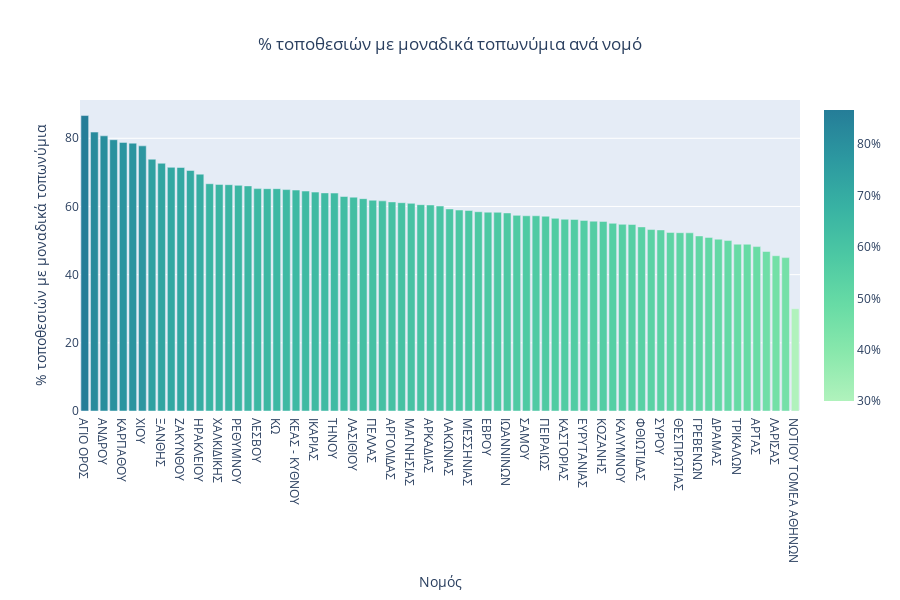

The code cell stored with this chart in its notebook:
### Code cell
# Plotly version
fig = px.bar(prop_unique_nomos,
 x = prop_unique_nomos.index,
 y = 'prop_nomos',
 color = 'prop_nomos',
 color_continuous_scale = 'Tealgrn',
 height=600,
 title='% τοποθεσιών με μοναδικά τοπωνύμια ανά νομό',)

# Change label names to Greek
fig.update_xaxes(title_text = 'Νομός'   )
fig.update_yaxes(title_text = '% τοποθεσιών με μοναδικά τοπωνύμια')

# Center title
fig.update_layout(title_x = 0.5)

# Change colorbar label
fig.update_layout(coloraxis_colorbar=dict(
    title = '',
    ticksuffix = '%'))

# Add a text watermark
fig.add_annotation(
    text = 'Πηγή: HellasDB - Jaime García Chaparro',
    xref = 'paper',
    yref = 'paper',
    x = 1.0,
    y = -0.7,
    showarrow = False,
    font = dict(size = 10))    

fig.show()

### Figure 1 — Plotly figure (JSON) as saved in the notebook; plotly's stock layout.template omitted (floating-point values rounded to 4 significant figures)
{"data": [{"alignmentgroup": "True", "hovertemplate": "nomos=%{x}<br>prop_nomos=%{marker.color}<extra></extra>", "legendgroup": "", "marker": {"color": [86.67, 81.82, 80.72, 79.58, 78.79, 78.57, 77.78, 73.86, 72.67, 71.48, 71.43, 70.56, 69.48, 66.67, 66.47, 66.39, 66.2, 66.04, 65.24, 65.22, 65.22, 64.95, 64.81, 64.52, 64.21, 63.98, 63.93, 62.92, 62.73, 62.3, 61.83, 61.64, 61.34, 61.11, 60.91, 60.53, 60.44, 60.12, 59.27, 58.95, 58.81, 58.46, 58.33, 58.29, 58.1, 57.39, 57.27, 57.27, 57.14, 56.52, 56.25, 56.19, 55.91, 55.69, 55.61, 55.06, 54.76, 54.71, 54.01, 53.23, 53.12, 52.38, 52.3, 52.27, 51.35, 50.93, 50.41, 50, 48.94, 48.92, 48.23, 46.79, 45.55, 45, 30], "coloraxis": "coloraxis", "pattern": {"shape": ""}}, "name": "", "offsetgroup": "", "orientation": "v", "showlegend": false, "textposition": "auto", "type": "bar", "x": ["ΑΓΙΟ ΟΡΟΣ", "ΚΕΝΤΡΙΚΟΥ ΤΟΜΕΑ ΑΘΗΝΩΝ", "ΑΝΔΡΟΥ", "ΚΕΦΑΛΛΗΝΙΑΣ", "ΚΑΡΠΑΘΟΥ", "ΜΥΚΟΝΟΥ", "ΧΙΟΥ", "ΡΟΔΟΥ", "ΞΑΝΘΗΣ", "ΚΕΡΚΥΡΑΣ", "ΖΑΚΥΝΘΟΥ", "ΡΟΔΟΠΗΣ", "ΗΡΑΚΛΕΙΟΥ", "ΔΥΤΙΚΟΥ ΤΟΜΕΑ ΑΘΗΝΩΝ", "ΧΑΛΚΙΔΙΚΗΣ", "ΧΑΝΙΩΝ", "ΡΕΘΥΜΝΟΥ", "ΛΗΜΝΟΥ", "ΛΕΣΒΟΥ", "ΛΕΥΚΑΔΑΣ", "ΚΩ", "ΝΑΞΟΥ", "ΚΕΑΣ - ΚΥΘΝΟΥ", "ΑΝΑΤΟΛΙΚΗΣ ΑΤΤΙΚΗΣ", "ΙΚΑΡΙΑΣ", "ΚΟΡΙΝΘΙΑΣ", "ΤΗΝΟΥ", "ΠΙΕΡΙΑΣ", "ΛΑΣΙΘΙΟΥ", "ΘΗΡΑΣ", "ΠΕΛΛΑΣ", "ΝΗΣΩΝ", "ΑΡΓΟΛΙΔΑΣ", "ΘΑΣΟΥ", "ΜΑΓΝΗΣΙΑΣ", "ΣΠΟΡΑΔΩΝ", "ΑΡΚΑΔΙΑΣ", "ΑΧΑΪΑΣ", "ΛΑΚΩΝΙΑΣ", "ΣΕΡΡΩΝ", "ΜΕΣΣΗΝΙΑΣ", "ΜΗΛΟΥ", "ΕΒΡΟΥ", "ΕΥΒΟΙΑΣ", "ΙΩΑΝΝΙΝΩΝ", "ΚΑΒΑΛΑΣ", "ΣΑΜΟΥ", "ΑΙΤΩΛΟΑΚΑΡΝΑΝΙΑΣ", "ΠΕΙΡΑΙΩΣ", "ΦΩΚΙΔΑΣ", "ΚΑΣΤΟΡΙΑΣ", "ΦΛΩΡΙΝΑΣ", "ΕΥΡΥΤΑΝΙΑΣ", "ΚΙΛΚΙΣ", "ΚΟΖΑΝΗΣ", "ΘΕΣΣΑΛΟΝΙΚΗΣ", "ΚΑΛΥΜΝΟΥ", "ΗΛΕΙΑΣ", "ΦΘΙΩΤΙΔΑΣ", "ΠΑΡΟΥ", "ΣΥΡΟΥ", "ΒΟΡΕΙΟΥ ΤΟΜΕΑ ΑΘΗΝΩΝ", "ΘΕΣΠΡΩΤΙΑΣ", "ΔΥΤΙΚΗΣ ΑΤΤΙΚΗΣ", "ΓΡΕΒΕΝΩΝ", "ΗΜΑΘΙΑΣ", "ΔΡΑΜΑΣ", "ΙΘΑΚΗΣ", "ΤΡΙΚΑΛΩΝ", "ΠΡΕΒΕΖΑΣ", "ΑΡΤΑΣ", "ΚΑΡΔΙΤΣΑΣ", "ΛΑΡΙΣΑΣ", "ΒΟΙΩΤΙΑΣ", "ΝΟΤΙΟΥ ΤΟΜΕΑ ΑΘΗΝΩΝ"], "xaxis": "x", "y": [86.67, 81.82, 80.72, 79.58, 78.79, 78.57, 77.78, 73.86, 72.67, 71.48, 71.43, 70.56, 69.48, 66.67, 66.47, 66.39, 66.2, 66.04, 65.24, 65.22, 65.22, 64.95, 64.81, 64.52, 64.21, 63.98, 63.93, 62.92, 62.73, 62.3, 61.83, 61.64, 61.34, 61.11, 60.91, 60.53, 60.44, 60.12, 59.27, 58.95, 58.81, 58.46, 58.33, 58.29, 58.1, 57.39, 57.27, 57.27, 57.14, 56.52, 56.25, 56.19, 55.91, 55.69, 55.61, 55.06, 54.76, 54.71, 54.01, 53.23, 53.12, 52.38, 52.3, 52.27, 51.35, 50.93, 50.41, 50, 48.94, 48.92, 48.23, 46.79, 45.55, 45, 30], "yaxis": "y"}], "layout": {"annotations": [{"font": {"size": 10}, "showarrow": false, "text": "Πηγή: HellasDB - Jaime García Chaparro", "x": 1, "xref": "paper", "y": -0.7, "yref": "paper"}], "barmode": "relative", "coloraxis": {"colorbar": {"ticksuffix": "%", "title": {"text": ""}}, "colorscale": [[0, "rgb(176, 242, 188)"], [0.1667, "rgb(137, 232, 172)"], [0.3333, "rgb(103, 219, 165)"], [0.5, "rgb(76, 200, 163)"], [0.6667, "rgb(56, 178, 163)"], [0.8333, "rgb(44, 152, 160)"], [1, "rgb(37, 125, 152)"]]}, "height": 600, "legend": {"tracegroupgap": 0}, "title": {"text": "% τοποθεσιών με μοναδικά τοπωνύμια ανά νομό", "x": 0.5}, "xaxis": {"anchor": "y", "domain": [0, 1], "title": {"text": "Νομός"}}, "yaxis": {"anchor": "x", "domain": [0, 1], "title": {"text": "% τοποθεσιών με μοναδικά τοπωνύμια"}}}}
